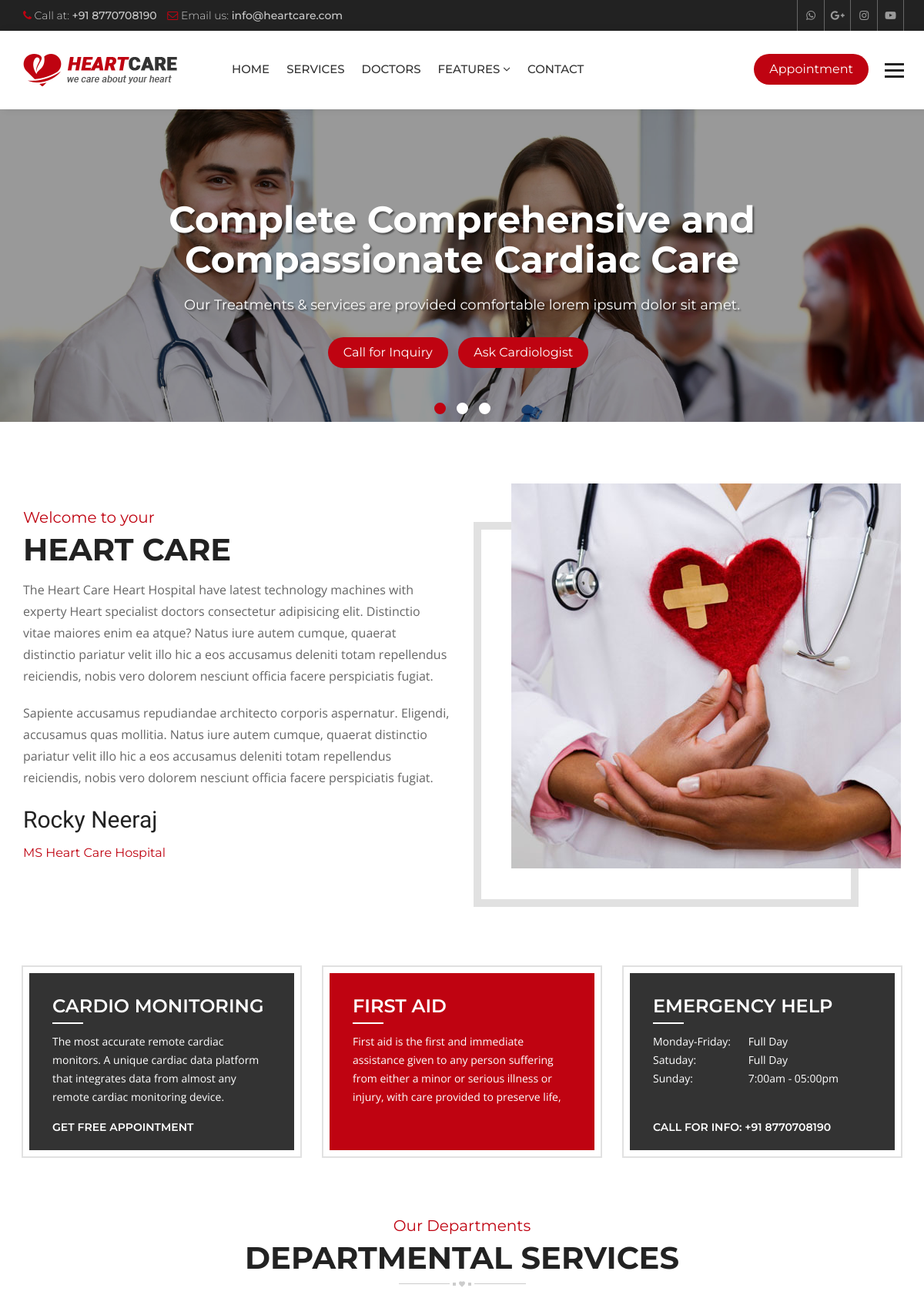
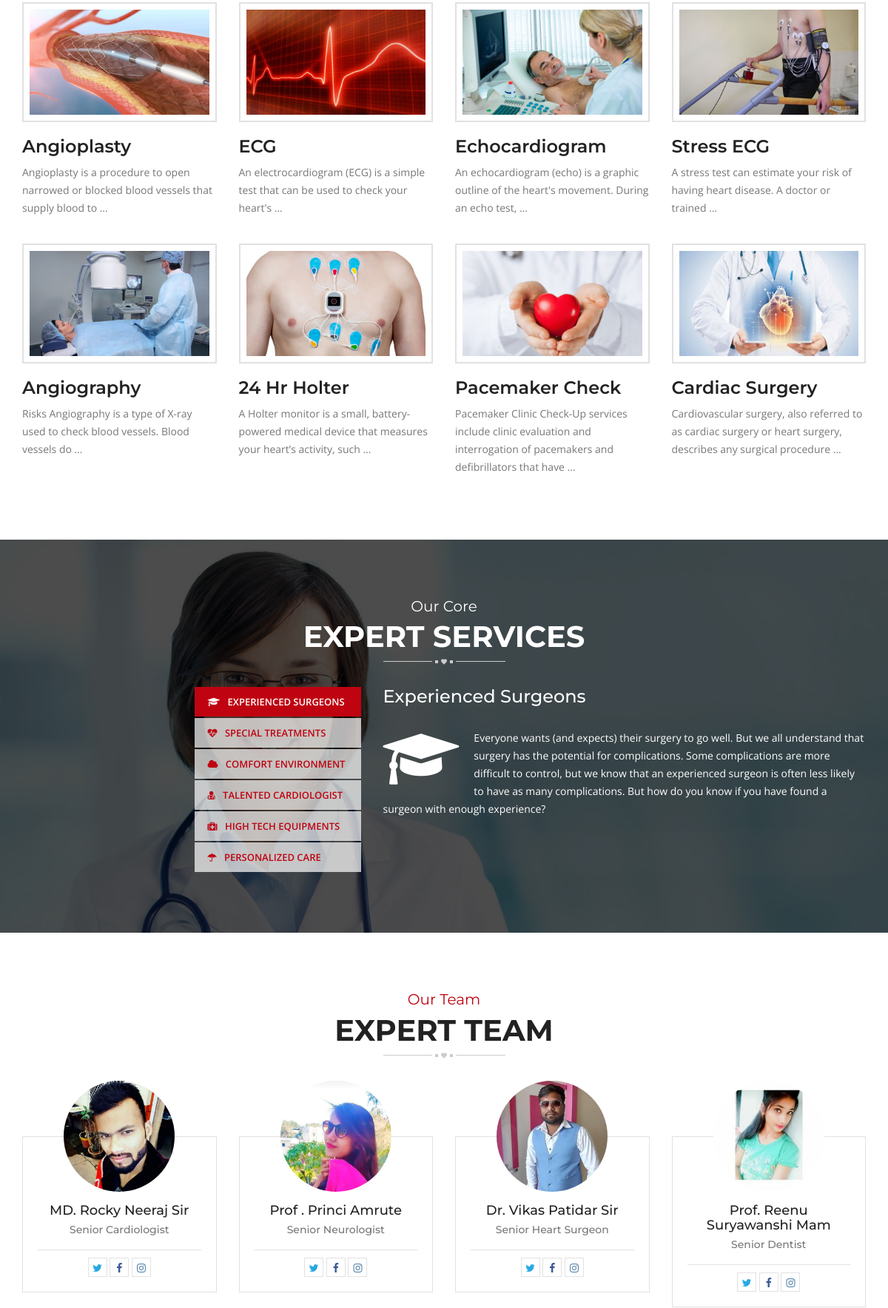
The page / (upper part) on the database its author committed (2 pictures, top to bottom).
### hospital/models.py (models this page shows, shortened)
class Slider(models.Model):
    caption = models.CharField(max_length=150)
    slogan = models.CharField(max_length=120)
    image = models.ImageField(upload_to='sliders/')
    class Meta:
        verbose_name_plural = 'Slider'

class Service(models.Model):
    title = models.CharField(max_length=120)
    description = models.TextField()
    items = models.ManyToManyField(to='Item',)
    thumbnail = models.ImageField(upload_to='services/')
    cover = models.ImageField(upload_to='services/')
    image1 = models.ImageField(upload_to='services/', blank=True, null=True)
    image2 = models.ImageField(upload_to='services/', blank=True, null=True)

class Doctor(models.Model):
    name = models.CharField(max_length=120)
    speciality = models.CharField(max_length=120)
    picture = models.ImageField(upload_to="doctors/")
    details = models.TextField()
    experience = models.TextField()
    expertize = models.ManyToManyField(to='Expertize', related_name='doctors')
    twitter = models.CharField(max_length=120, blank=True, null=True)
    facebook = models.CharField(max_length=120, blank=True, null=True)
    instagram = models.CharField(max_length=120, blank=True, null=True)

### hospital/views.py (the view)
# urls.py: path('', views.HomeView.as_view(), name='index'),
class HomeView(ListView):
    template_name = 'hospital/index.html'
    queryset = Service.objects.all()
    context_object_name = 'services'
    def get_context_data(self, **kwargs):
        context = super().get_context_data()
        context['sliders'] = Slider.objects.all()
        context['experts'] = Doctor.objects.all()
        return context

### hospital/context_processors.py (called while the page is built)
def footer_content(request):
    services = Service.objects.all()
    doctors = Doctor.objects.all()
    context = {
        'services': services,
        'doctors': doctors
    }
    return context

### templates/hospital/index.html (shortened to what this page needs)
{% extends 'base.html' %}
{% load static %}
{% block maincontent %}
<div class="main-content">
  <section class="welcome-section">
    <div class="container">
      <div class="row">
        <div class="welcome-box">
          <div class="col-md-6 col-sm-6">
            <div class="welcome-text">
              <div class="sectio-title-2"> <strong>Welcome to your</strong>
                <h2>Heart Care</h2>
              </div>
              <p> The Heart Care Heart Hospital have latest technology machines with experty Heart specialist
                doctors consectetur adipisicing elit. Distinctio vitae maiores enim ea atque? Natus iure autem
                cumque, quaerat distinctio pariatur velit illo hic a eos accusamus deleniti totam repellendus
                reiciendis, nobis vero dolorem nesciunt officia facere perspiciatis fugiat.</p>
              <p>Sapiente accusamus repudiandae architecto corporis aspernatur. Eligendi, accusamus quas mollitia.
                Natus iure autem cumque, quaerat distinctio pariatur velit illo hic a eos accusamus deleniti totam
                repellendus reiciendis, nobis vero dolorem nesciunt officia facere perspiciatis fugiat.</p>
              <strong class="signature">Rocky Neeraj</strong>
              <h6 class="designation">MS Heart Care Hospital</h6>
            </div>
          </div>
          <div class="col-md-6 col-sm-6">
            <div class="welcome-img"> <img src="{% static 'heartcare/images/welcome.jpg' %}" alt=""> </div>
          </div>
        </div>
      </div>
    </div>
  </section>
  <section class="home-features">
    <div class="container">
      <div class="row">
        <div class="col-md-4 col-sm-4">
          <div class="features-box">
            <h3>Cardio Monitoring</h3>
            <p>The most accurate remote cardiac monitors. A unique cardiac data platform that integrates data from almost any remote cardiac monitoring device. </p><br>
            <a href="/appointment/">Get Free Appointment</a>
          </div>
        </div>
        <div class="col-md-4 col-sm-4">
          <div class="features-box selected">
            <h3>First Aid</h3>
            <p>First aid is the first and immediate assistance given to any person suffering from either a minor or serious illness or injury, with care provided to preserve life, </p><br>
          </div>
        </div>
        <div class="col-md-4 col-sm-4">
          <div class="features-box">
            <h3>Emergency Help</h3>
            <p><span>Monday-Friday:</span> Full Day<br>
              <span>Satuday:</span> Full Day<br>
              <span>Sunday:</span> 7:00am - 05:00pm<br>
            </p>
            <a href="#">Call for Info: +91 8770708190</a>
          </div>
        </div>
      </div>
    </div>
  </section>
  <section class="home-services">
    <div class="container">
      <div class="row">
        <div class="col-md-12">
          <div class="section-title-3"> <strong>Our Departments</strong>
            <h2>Departmental Services</h2>
          </div>
        </div>
        <div class="col-md-12">
          <div class="service-style-1">
            <div class="row">
              {% for service in services %}
              <div class="col-md-3 col-sm-3">
                <div class="service-box">
                  <div class="ser-thumb">  <img src="{{ service.thumbnail.url }}"
                      alt="">
                  </div>
                  <div class="ser-content">
                    <h3><a href="{% url 'service_details' service.id %}">{{ service.title }}</a></h3>
                    <p>{{ service.description|truncatewords:15 }}</p>
                  </div>
                </div>
              </div>
              {% endfor %}
            </div>
          </div>
        </div>
      </div>
    </div>
  </section>
  <section class="heart-care-services">
    <div class="container">
      <div class="row">
        <div class="col-md-12">
          <div class="section-title-3 white"> <strong>Our Core</strong>
            <h2>Expert Services</h2>
          </div>
        </div>
        <div class="col-md-5 col-sm-5">
          <ul class="nav nav-tabs" role="tablist">
            <li role="presentation" class="active"><a href="#service-1" aria-controls="service-1" role="tab"
                data-toggle="tab"> <i class="fa fa-graduation-cap"></i> Experienced Surgeons</a></li>
            <li role="presentation"><a href="#service-2" aria-controls="service-2" role="tab" data-toggle="tab"> <i
                  class="fa fa-heartbeat"></i> Special Treatments</a></li>
            <li role="presentation"><a href="#service-3" aria-controls="service-3" role="tab" data-toggle="tab"> <i
                  class="fa fa-cloud"></i> Comfort Environment</a></li>
            <li role="presentation"><a href="#service-4" aria-controls="service-4" role="tab" data-toggle="tab"> <i
                  class="fa fa-user-md"></i> Talented Cardiologist</a></li>
            <li role="presentation"><a href="#service-5" aria-controls="service-5" role="tab" data-toggle="tab"> <i
                  class="fa fa-medkit"></i> High Tech Equipments</a></li>
            <li role="presentation"><a href="#service-6" aria-controls="service-6" role="tab" data-toggle="tab"> <i
                  class="fa fa-umbrella"></i> Personalized Care</a></li>
          </ul>
        </div>
        <div class="col-md-7 col-sm-7">
          <div class="tab-content">
            <div role="tabpanel" class="tab-pane active" id="service-1">
              <div class="ser-tab-text">
                <h3>Experienced Surgeons</h3>
                <p> <i class="fa fa-graduation-cap"></i> Everyone wants (and expects) their surgery to go well. But we all understand that surgery has the potential for complications. Some complications are more difficult to control, but we know that an experienced surgeon is often less likely to have as many complications.
                   But how do you know if you have found a surgeon with enough experience? </p>
              </div>
            </div>
          </div>
        </div>
      </div>
    </div>
  </section>
  <section class="team">
    <div class="container">
      <div class="row">
        <div class="section-title-3"> <strong>Our Team</strong>
          <h2>Expert Team</h2>
        </div>
      </div>
      <div class="row">
        {% for doctor in experts|slice:':4' %}
        <div class="col-md-3 col-sm-6">
          <div class="team-box mb50">
            <div class="team-thumb">  <img src="{{ doctor.picture.url }}" alt=""></div>
            <div class="team-text">
              <h5><a href="{% url 'doctor_details' doctor.id %}">{{ doctor.name }}</a></h5>
              <strong>{{ doctor.speciality }}</strong>
              <ul class="team-social">
                {% if doctor.twitter %}
                <li><a class="tw" href="{{ doctor.twitter }}"><i class="fa fa-twitter" aria-hidden="true"></i></a></li>
                {% endif %}
                {% if doctor.facebook %}
                <li><a class="fb" href="{{ doctor.facebook }}"><i class="fa fa-facebook" aria-hidden="true"></i></a>
                </li>
                {% endif %}
                {% if doctor.instagram %}
                <li><a class="insta" href="{{ doctor.instagram }}"><i class="fa fa-instagram"
                      aria-hidden="true"></i></a></li>
                {% endif %}
              </ul>
            </div>
          </div>
        </div>
        {% endfor %}
      </div>
    </div>
  </section>
</div>
{% endblock maincontent %}

### templates/partials/_slider.html
{% load static %}
<div class="main-slider">
    <div id="main-slider" class="owl-carousel owl-theme">
      {% for slider in sliders %}
      <div class="item">
          <div class="slide-caption slide-2">
            <div class="container">
              <h1>{{ slider.caption }}</h1>
              <p>{{ slider.slogan }}</p>
              <a class="btn-1" href="/contact/">Call for Inquiry</a> <a class="btn-1" href="#">Ask Cardiologist</a>
            </div>
          </div>
          <span class="simg"><img src="{{ slider.image.url }}" alt=""></span>
        </div>
      {% endfor %}
    </div>
  </div>

### heartcare/static/heartcare/css/color.css (style rules this page uses)
.site-header .navbar-default .navbar-nav > li > a:hover, .site-header .navbar-default .navbar-nav > .active > a, .site-header .navbar-default .navbar-nav > .active > a:focus, .site-header .navbar-default .navbar-nav > .active > a:hover, .site-header .navbar-default .navbar-nav > .open > a, .site-header .navbar-default .navbar-nav > .open > a:focus, .site-header .navbar-default .navbar-nav > .open > a:hover, .main-slider .owl-theme .owl-dots .owl-dot.active span, .main-slider .owl-theme .owl-dots .owl-dot:hover span, .site-header .navbar-nav > li > a.appoint, .site-header .navbar-nav > li > a.nav-search, .btn-1, .site-header .dropdown-menu > li > a:after, .app-form input[type="submit"], .header-style-two .nav-area, .learn-more, .play:hover, .cp-tabs .nav-tabs > li.active > a, .cp-tabs .nav-tabs > li.active > a:focus, .cp-tabs .nav-tabs > li.active > a:hover, .site-header .head-search .btn.btn-default, .main-slider .owl-theme .owl-dots .owl-dot.active span, .main-slider .owl-theme .owl-dots .owl-dot:hover span, .service-box-2:after, .Heart-box:hover .v-icon, .Heart-box:hover .v-text, .post-date, .team-two .team-social li a, .team-two .team-box .team-text:after, .book-appointment-widget a, .cp-pagination .pagination > li > a:hover, .cp-pagination .pagination > li > span:hover, .book-app, .submit-btn, .news-thumb .date, .newsletter-form button, .news-detail blockquote, .comment-form input[type="submit"], .pro-hover a, .review-form input[type="submit"], .related-products .owl-dots .owl-dot.active span, .related-products .owl-dots .owl-dot:hover span, .heart-care-services .nav-tabs>li.active>a, .heart-care-services .nav-tabs>li.active>a:focus, .heart-care-services .nav-tabs>li.active>a:hover, .heart-care-services .nav-tabs>li>a:hover, .services-nav h3, .site-header .dropdown-menu > li > a:hover, .features-box:hover, .features-box.selected, .footer .widget .rm, .home-testimonials .owl-theme .owl-dots .owl-dot.active span, .home-testimonials .owl-theme .owl-dots .owl-dot:hover span { background: #bf0311; }
.top-bar li .fa, .top-social a:hover, .view, .services-list .service h3 a:hover, .service-style-1 .service-box .ser-content h3 a:hover, .faqs .panel-default > .panel-heading h4 a, .faqs .panel-default > .panel-heading a::after, .team-text h5 a:hover, .section-title-3 strong, .post-text > h5 a:hover, .read-more:hover, .widget address .icon, .footer .widget a:hover, .footer-cr p strong, .footer-social a:hover, .post-meta li, .post-meta li:after, .post-meta li a, .header-service-area .icon, .header-service-area strong, .section-title-1 strong, .section-title-1 h2, .sectio-title-2 strong, .welcome-text .designation, .Heart-box .v-icon, .phone-icon, .services-nav .side-nav li:hover a, .services-nav .side-nav li.active a, .gallery-thumb .hover-info a, .archives li:before, .search-form button, .date-time, .right-404 strong, .prices, .review .fa, .login-social li, .login-social li a, .heart-care-services .nav-tabs>li>a { color: #bf0311; }

### rows shown on the page
Slider: caption "Complete Comprehensive and Compassionate Cardiac Care", slogan "Our Treatments & services are provided comfortable lorem ipsum dolor sit amet.", image (picture)
Service: thumbnail (picture), title "Angioplasty", description "Angioplasty is a procedure to open narrowed or blocked blood vessels that supply blood to …"
Service: thumbnail (picture), title "ECG", description "An electrocardiogram (ECG) is a simple test that can be used to check your heart's …"
Service: thumbnail (picture), title "Echocardiogram", description "An echocardiogram (echo) is a graphic outline of the heart's movement. During an echo test, …"
Service: thumbnail (picture), title "Stress ECG", description "A stress test can estimate your risk of having heart disease. A doctor or trained …"
Service: thumbnail (picture), title "Angiography", description "Risks Angiography is a type of X-ray used to check blood vessels. Blood vessels do …"
Service: thumbnail (picture), title "24 Hr Holter", description "A Holter monitor is a small, battery-powered medical device that measures your heart’s activity, such …"
Service: thumbnail (picture), title "Pacemaker Check", description "Pacemaker Clinic Check-Up services include clinic evaluation and interrogation of pacemakers and defibrillators that have …"
Service: thumbnail (picture), title "Cardiac Surgery", description "Cardiovascular surgery, also referred to as cardiac surgery or heart surgery, describes any surgical procedure …"
Doctor: picture (picture), name "MD. Rocky Neeraj Sir", speciality "Senior Cardiologist"
Doctor: picture (picture), name "Prof . Princi Amrute", speciality "Senior Neurologist"
Doctor: picture (picture), name "Dr. Vikas Patidar Sir", speciality "Senior Heart Surgeon"
Doctor: picture (picture), name "Prof. Reenu Suryawanshi Mam", speciality "Senior Dentist"
